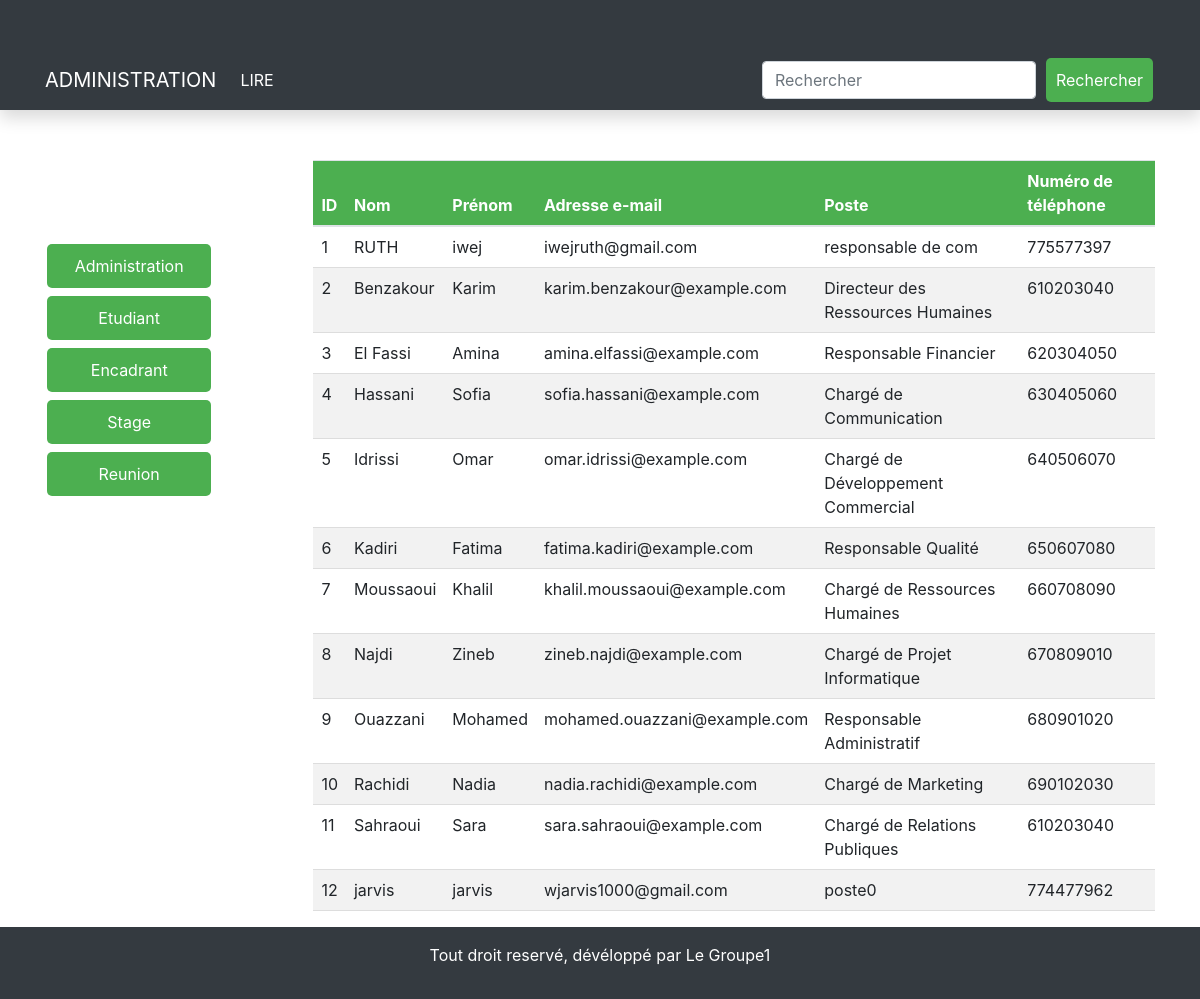
Screenshot of /administrateur with the database file from the repository.
### hestage/models.py (models this page shows, shortened)
class Administration(models.Model):
    id_admin = models.AutoField(primary_key=True, verbose_name="id_admin")
    nom = models.CharField(max_length=30, verbose_name="Nom")
    prenom = models.CharField(max_length=50, verbose_name="Prénom")
    adressemail = models.CharField(max_length=70, verbose_name="Adresse e-mail")
    poste = models.CharField(max_length=30, verbose_name="Poste")
    numtel = models.IntegerField(verbose_name="Numéro de téléphone")
    class Meta:
        db_table = 'ADMINISTRATION'
        verbose_name = "Administration"
        verbose_name_plural = "Administrations"

### hestage/views.py (the view)
# urls.py: path('administrateur',administrateur, name="administrateur"),
def administrateur(request):
    administrations = Administration.objects.all()
    context = {'administrations': administrations}
    return render(request, 'administrateur.html', context)

### hestage/templates/administrateur.html (shortened to what this page needs)
<!doctype html>
<html lang="en">
  <head>
    <link rel="stylesheet" href="https://cdn.jsdelivr.net/npm/bootstrap@4.4.1/dist/css/bootstrap.min.css">
  </head>
  <body>
    <nav class="navbar navbar-expand-lg navbar-light bg-light bg-dark shadow">
      <div class="container">
      <a class="navbar-brand text-white " href="#">ADMINISTRATION</a>
      <div class="collapse navbar-collapse" id="navbarSupportedContent">
        <ul class="navbar-nav mr-auto">
          <li class="nav-item active">
            <a class="nav-link text-white" href="{% url 'administrateur' %}">LIRE <span class="sr-only">(current)</span></a>
          </li>
        </ul>
        <form class="form-inline my-2 my-lg-0" action="{% url 'administrateur_search' %}" method="GET">
            <input class="form-control mr-sm-2" type="search" placeholder="Rechercher" aria-label="Rechercher" name="query">
            <button class="btn btn-outline-success my-2 my-sm-0" type="submit">Rechercher</button>
        </form>
      </div>
    </div>
    </nav>
    <div class="container">
		<div class="button-container">
			<a href="{% url 'administrateur' %}" class="btn">Administration</a>
            <a href="{% url 'etudiant' %}" class="btn">Etudiant</a>
            <a href="{% url 'encadrant' %}" class="btn">Encadrant</a>
            <a href="{% url 'stage' %}" class="btn">Stage</a>
            <a href="{% url 'reunion' %}" class="btn">Reunion</a>
		</div>
		<div class="table-container">
            <table class="table">
                <thead>
                    <tr>
                        <th>ID</th>
                        <th>Nom</th>
                        <th>Prénom</th>
                        <th>Adresse e-mail</th>
                        <th>Poste</th>
                        <th>Numéro de téléphone</th>
                    </tr>
                </thead>
                <tbody>
                    {% for administration in administrations %}
                    <tr>
                        <td>{{ administration.id_admin }}</td>
                        <td>{{ administration.nom }}</td>
                        <td>{{ administration.prenom }}</td>
                        <td>{{ administration.adressemail }}</td>
                        <td>{{ administration.poste }}</td>
                        <td>{{ administration.numtel }}</td>
                    </tr>
                    {% endfor %}
                </tbody>
            </table>
        </div>
	</div>
    <footer class="bg-dark p-3">
      <p class="text-center text-white">Tout droit reservé, dévéloppé par Le Groupe1</p>
    </footer>
  </body>
</html>

### hestage/templates/administrateur.html (style rules this page uses)
.container { display: flex; flex-direction: row; margin-top: 50px; }
.button-container { display: flex; flex-direction: column; margin-left: 0px; margin-top: 80px; margin-right: 80px; width: 200px; }
body { margin-left: 0px; padding-left: 0px; }
.btn { background-color: #4CAF50; border: none; color: white; padding: 10px; text-align: center; text-decoration: none; display: inline-block; font-size: 16px; margin: 4px 2px; cursor: pointer; border-radius: 5px; }
.table-container { flex-grow: 1; margin-left: 20px; }
.table { width: 100%; border-collapse: collapse; }
.table th, .table td { padding: 8px; text-align: left; border-bottom: 1px solid #ddd; }
.table th { background-color: #4CAF50; color: white; }
.table tr:nth-child(even) { background-color: #f2f2f2; }

### rows the page displays
Administration: id_admin "1", nom "RUTH", prenom "iwej", adressemail "iwejruth@gmail.com", poste "responsable de com", numtel "775577397"
Administration: id_admin "2", nom "Benzakour", prenom "Karim", adressemail "karim.benzakour@example.com", poste "Directeur des Ressources Humaines", numtel "610203040"
Administration: id_admin "3", nom "El Fassi", prenom "Amina", adressemail "amina.elfassi@example.com", poste "Responsable Financier", numtel "620304050"
Administration: id_admin "4", nom "Hassani", prenom "Sofia", adressemail "sofia.hassani@example.com", poste "Chargé de Communication", numtel "630405060"
Administration: id_admin "5", nom "Idrissi", prenom "Omar", adressemail "omar.idrissi@example.com", poste "Chargé de Développement Commercial", numtel "640506070"
Administration: id_admin "6", nom "Kadiri", prenom "Fatima", adressemail "fatima.kadiri@example.com", poste "Responsable Qualité", numtel "650607080"
Administration: id_admin "7", nom "Moussaoui", prenom "Khalil", adressemail "khalil.moussaoui@example.com", poste "Chargé de Ressources Humaines", numtel "660708090"
Administration: id_admin "8", nom "Najdi", prenom "Zineb", adressemail "zineb.najdi@example.com", poste "Chargé de Projet Informatique", numtel "670809010"
Administration: id_admin "9", nom "Ouazzani", prenom "Mohamed", adressemail "mohamed.ouazzani@example.com", poste "Responsable Administratif", numtel "680901020"
Administration: id_admin "10", nom "Rachidi", prenom "Nadia", adressemail "nadia.rachidi@example.com", poste "Chargé de Marketing", numtel "690102030"
Administration: id_admin "11", nom "Sahraoui", prenom "Sara", adressemail "sara.sahraoui@example.com", poste "Chargé de Relations Publiques", numtel "610203040"
Administration: id_admin "12", nom "jarvis", prenom "jarvis", adressemail "wjarvis1000@gmail.com", poste "poste0", numtel "774477962"
